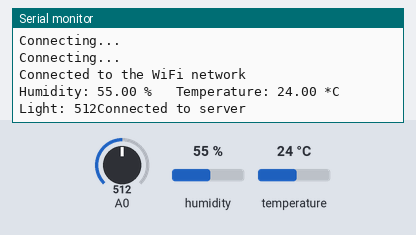
This sketch was run on a simulated ESP8266 (NodeMCU). On the bench: the last lines printed to the serial monitor. The test bench sets the inputs (shaded band); at power-on: humidity 55 %, A0 = 512, temperature 24 °C. WiFi joins after 1.5 s; servers stay silent unless stated; uploads are accepted with an empty reply.

Above: at 3.2 s.
3.3 s: humidity set to 22 %
At 5.0 s:
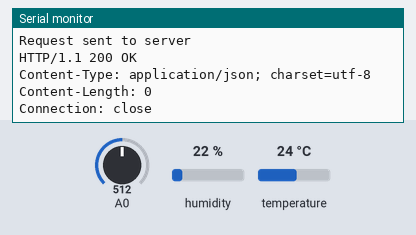
5.2 s: A0 set to 716
At 5.81 s:
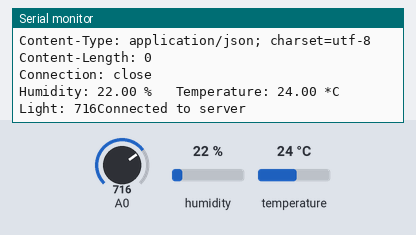
7.1 s: temperature set to 12 °C
At 8.43 s:
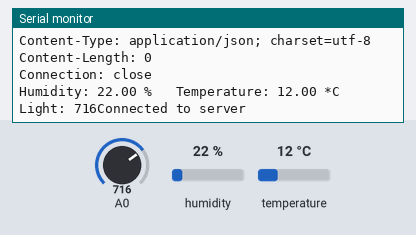
9.0 s: A0 set to 900
At 9.73 s:
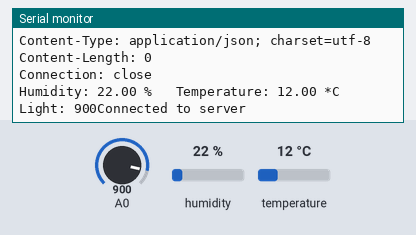
16.3 s: humidity set to 40 %
At 18.93 s:
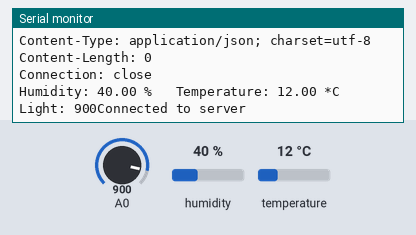
Timing chart, 0 to 19.2 s (numbered marks = the images above; inputs shaded):
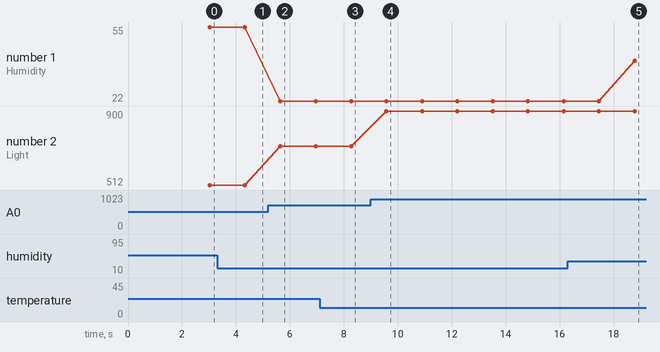

Measured:
- after the input at 5.2 s, the serial monitor: prints a new line after 0.45 s (image 2)
- after the input at 7.1 s, the serial monitor: prints a new line after 1.2 s (image 3)
- after the input at 9.0 s, the serial monitor: prints a new line after 0.58 s (image 4)
- after the input at 16.3 s, the serial monitor: prints a new line after 2.5 s (image 5)
- plotted number 1: 22 → 40 after the input at 16.3 s
- plotted number 2: 512 → 716 after the input at 5.2 s, 716 → 900 after the input at 9.0 s

The sketch:

meteo-back.ino
```cpp
#include <ESP8266WiFi.h>
#include <Wire.h>
#include <Adafruit_GFX.h>
#include <Adafruit_SSD1306.h>
#include <DHT.h>

#define SCREEN_WIDTH 128 // OLED display width, in pixels
#define SCREEN_HEIGHT 64 // OLED display height, in pixels
#define OLED_RESET -1    // Reset pin # (or -1 if sharing Arduino reset pin)

// Declaration for an SSD1306 display connected to I2C (SDA, SCL pins)
// Adafruit_SSD1306 display(SCREEN_WIDTH, SCREEN_HEIGHT, &Wire, OLED_RESET);

#define DHTPIN D5     // Digital pin connected to the DHT sensor
#define DHTTYPE DHT11 // DHT 11
#define Light_ADDR A0;   // address:0x23
#define PORT 3000

DHT dht(DHTPIN, DHTTYPE);

const char *ssid = "ssID";
const char *password = "password";
const char *serverUrl = "http || ip"; // Замените на адрес вашего сервера

void setup() {
  Serial.begin(115200);

  // Initialize the display
  // if (!display.begin(SSD1306_SWITCHCAPVCC, 0x3C)) {
  //   Serial.println(F("SSD1306 allocation failed"));
  //   for (;;)
  //     ;
  // }

  // Connect to Wi-Fi
  WiFi.begin(ssid, password);
  Serial.println("Connecting to WiFi...");
  while (WiFi.status() != WL_CONNECTED) {
    delay(1000);
    Serial.println("Connecting...");
  }
  Serial.println("Connected to the WiFi network");

  dht.begin();
}

void loop() {
  // Wait a few seconds between measurements.
  delay(1000);

  // Reading temperature or humidity takes about 250 milliseconds!
  float h = dht.readHumidity();
  float t = dht.readTemperature(); // Celsius
  int light = analogRead(A0);
  int atmo = 0;

  // Check if any reads failed and exit early (to try again).
  if (isnan(h) || isnan(t)) {
    Serial.println("Failed to read from DHT sensor!");
    return;
  }

  // Print temperature and humidity
  Serial.print("Humidity: ");
  Serial.print(h);
  Serial.print(" %\t Temperature: ");
  Serial.print(t);
  Serial.println(" *C");
  Serial.print("Light: ");
  Serial.print(light);

  // Отправка данных на сервер
  sendDataToServer(t, h, light, atmo);
}

void sendDataToServer(float temperature, float humidity, int light, int atmo) {
  WiFiClient client;

  if (!client.connect(serverUrl, PORT)) {
    Serial.println("No connectio to server");
    return;
  }
  Serial.println("Connected to server");


  String url = "/weather";
  String data = "{\"temperature\":" + String(temperature, 2) + ", \"humidity\":" + String(humidity, 2) + ", \"light\":" + String(light) + ", \"pressure\":" + String(atmo) +  "}";

  // Отправка HTTP POST запроса на сервер
  client.println("POST " + url + " HTTP/1.1");
  client.println("Host: " + String(serverUrl));
  client.println("Content-Type: application/json");
  client.println("Content-Length: " + String(data.length()));
  client.println();
  client.print(data);

  Serial.println("Request sent to server");
  while (client.connected()) {
    if (client.available()) {
      String line = client.readStringUntil('\n');
      Serial.println(line);
    }
  }

  client.stop();
}
```
